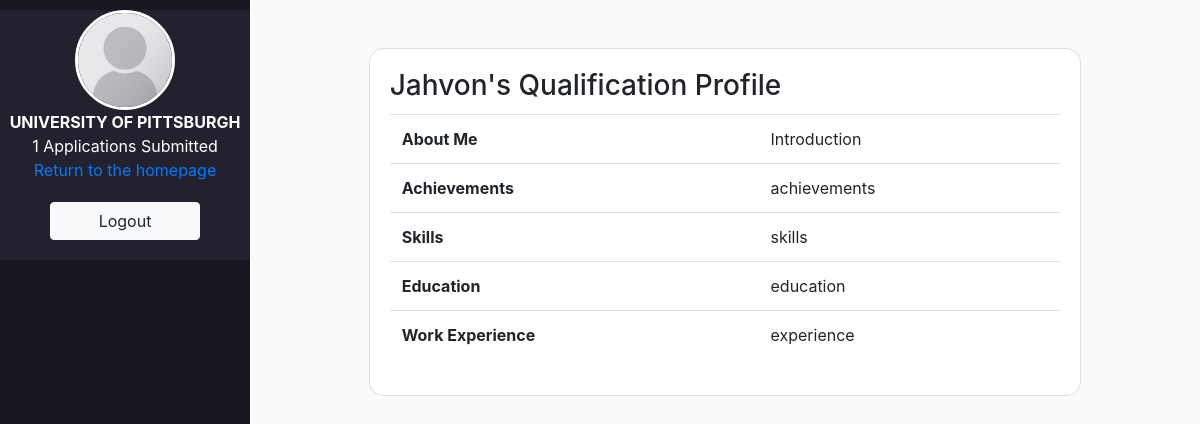
The app's page /profile/1 (signed in) with its own data.
### app/models.py (models this page shows)
class Applicants(db.Model):
    id = db.Column(db.Integer, primary_key = True)
    username = db.Column(db.String(80), unique = True, nullable = False)
    password = db.Column(db.String(80), unique = False, nullable = False)
    email = db.Column(db.String(120), unique = True, nullable = False)
    introduction = db.Column(db.String(500), unique = False, nullable = False)
    experience = db.Column(db.String(500), unique = False, nullable = False)
    education = db.Column(db.String(500), unique = False, nullable = False)
    skills = db.Column(db.String(500), unique = False, nullable = False)
    achievements = db.Column(db.String(500), unique = True, nullable = False)
    applications = db.relationship('Applications', backref = 'applicants', lazy = True)

### app/views.py (the view)
@app.route('/profile/<userid>')
def profile(userid):
    user = models.Applicants.query.filter_by(id=userid).first()
    appliedApps = models.Applications.query.filter_by(applicant_ID=session['userid'])
    numApps = appliedApps.count()
    if session["usertype"] == "Applicant" and str(session["userid"]) != str(userid):
        return redirect(url_for("home"))
    else:
        return render_template('profile.html', user=user, numApps=numApps)

### app/templates/profile.html (shortened to what this page needs)
{% extends "layout.html" %}
{% block head %}
  {{ super() }}
{% endblock %}
{% block content %}
<div class="main-container">
  <div class="nav-left">
    <div class="nav-top">
      <img src="{{ url_for('static', filename='placeholder.png') }}" class="nav-pic rounded-circle">
      <span class="nav-line"><b>{{session['username']|upper}}</b></span>
      <span class="nav-line">{{numApps}} Applications Submitted</span>
      <span class="nav-line"><a href="/">Return to the homepage</a></span>
      <a href="/logout"><button type="button" class="btn btn-light logout-btn">Logout</button></a>
    </div>
  </div>
  <div class="main-content">
    <div class="card profile-card">
      <div class="card-body">
        <h3 class="card-title">{{user.username|capitalize}}'s Qualification Profile</h3>
        <table class="table">
          <tbody>
            <tr>
              <th scope="row">About Me</th>
              <td>{{user.introduction}}</td>
            </tr>
            <tr>
              <th scope="row">Achievements</th>
              <td>{{user.achievements}}</td>
            </tr>
            <tr>
              <th scope="row">Skills</th>
              <td>{{user.skills}}</td>
            </tr>
            <tr>
              <th scope="row">Education</th>
              <td>{{user.education}}</td>
            </tr>
            <tr>
              <th scope="row">Work Experience</th>
              <td>{{user.experience}}</td>
            </tr>
          </tbody>
        </table>
      </div>
    </div>
  </div>
</div>
{% endblock %}

### app/static/style.css (style rules this page uses)
body { background-color: #FAFAFA; }
.main-container { height: 100%; }
.nav-left { background-color: #181621; height: 100vh; width: 250px; top: 0; position: fixed; z-index: -1; text-align: center; padding-top: 10px; color: #FFF; }
.main-content { background-color: #FAFAFA; position: absolute; padding-left: 250px; height: 100%; width: 100%; z-index: -100; }
.nav-pic { height: 100px; border: 3px solid #fff; display: block; margin: auto; }
.nav-line { display: block; }
.nav-top { background-color: #23212E; }
.logout-btn { margin: 20px 0 20px 0; width: 150px; }
.profile-card { width: 75%; margin-left: auto; margin-right: auto; margin-top: 5%; margin-bottom: 5%; border-radius: 15px; }

### records on screen
Applicants: username "Jahvon", introduction "Introduction", achievements "achievements", skills "skills", education "education", experience "experience"

### other values on screen
{{ session['username']|upper }} "UNIVERSITY OF PITTSBURGH"
{{ numApps }} "1"
